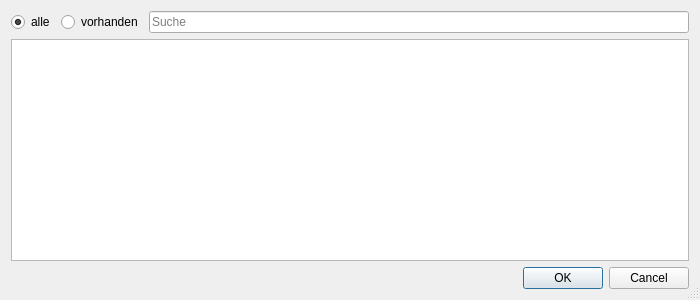
<?xml version="1.0" encoding="UTF-8"?>
<ui version="4.0">
 <class>DlgRohstoffAuswahl</class>
 <widget class="QDialog" name="DlgRohstoffAuswahl">
  <property name="geometry">
   <rect>
    <x>0</x>
    <y>0</y>
    <width>700</width>
    <height>300</height>
   </rect>
  </property>
  <property name="minimumSize">
   <size>
    <width>400</width>
    <height>200</height>
   </size>
  </property>
  <property name="windowTitle">
   <string>Zutatauswahl</string>
  </property>
  <property name="sizeGripEnabled">
   <bool>true</bool>
  </property>
  <layout class="QVBoxLayout">
   <item>
    <layout class="QHBoxLayout" name="horizontalLayout">
     <item>
      <widget class="QRadioButton" name="radioButtonAlle">
       <property name="toolTip">
        <string>&lt;html&gt;&lt;head/&gt;&lt;body&gt;&lt;p&gt;Hiermit werden &lt;span style=&quot; font-weight:600;&quot;&gt;alle Zutaten&lt;/span&gt; angezeigt.&lt;/p&gt;&lt;/body&gt;&lt;/html&gt;</string>
       </property>
       <property name="text">
        <string>alle</string>
       </property>
       <property name="checked">
        <bool>true</bool>
       </property>
      </widget>
     </item>
     <item>
      <widget class="QRadioButton" name="radioButtonVorhanden">
       <property name="toolTip">
        <string>&lt;html&gt;&lt;head/&gt;&lt;body&gt;&lt;p&gt;Hiermit werden alle Zutaten angezeigt, welche eine &lt;span style=&quot; font-weight:600;&quot;&gt;Mengenangabe größer Null&lt;/span&gt; haben.&lt;/p&gt;&lt;/body&gt;&lt;/html&gt;</string>
       </property>
       <property name="text">
        <string>vorhanden</string>
       </property>
      </widget>
     </item>
     <item>
      <widget class="QLineEdit" name="lineEditFilter">
       <property name="placeholderText">
        <string>Suche</string>
       </property>
       <property name="clearButtonEnabled">
        <bool>true</bool>
       </property>
      </widget>
     </item>
    </layout>
   </item>
   <item>
    <widget class="TableView" name="tableView">
     <property name="editTriggers">
      <set>QAbstractItemView::NoEditTriggers</set>
     </property>
     <property name="alternatingRowColors">
      <bool>true</bool>
     </property>
     <property name="selectionMode">
      <enum>QAbstractItemView::SingleSelection</enum>
     </property>
     <property name="selectionBehavior">
      <enum>QAbstractItemView::SelectRows</enum>
     </property>
     <property name="sortingEnabled">
      <bool>true</bool>
     </property>
     <attribute name="verticalHeaderVisible">
      <bool>false</bool>
     </attribute>
    </widget>
   </item>
   <item>
    <widget class="QDialogButtonBox" name="buttonBox">
     <property name="standardButtons">
      <set>QDialogButtonBox::Cancel|QDialogButtonBox::Ok</set>
     </property>
    </widget>
   </item>
  </layout>
 </widget>
 <customwidgets>
  <customwidget>
   <class>TableView</class>
   <extends>QTableView</extends>
   <header>widgets/tableview.h</header>
  </customwidget>
 </customwidgets>
 <resources/>
 <connections>
  <connection>
   <sender>buttonBox</sender>
   <signal>accepted()</signal>
   <receiver>DlgRohstoffAuswahl</receiver>
   <slot>accept()</slot>
   <hints>
    <hint type="sourcelabel">
     <x>248</x>
     <y>254</y>
    </hint>
    <hint type="destinationlabel">
     <x>157</x>
     <y>274</y>
    </hint>
   </hints>
  </connection>
  <connection>
   <sender>buttonBox</sender>
   <signal>rejected()</signal>
   <receiver>DlgRohstoffAuswahl</receiver>
   <slot>reject()</slot>
   <hints>
    <hint type="sourcelabel">
     <x>316</x>
     <y>260</y>
    </hint>
    <hint type="destinationlabel">
     <x>286</x>
     <y>274</y>
    </hint>
   </hints>
  </connection>
 </connections>
</ui>
